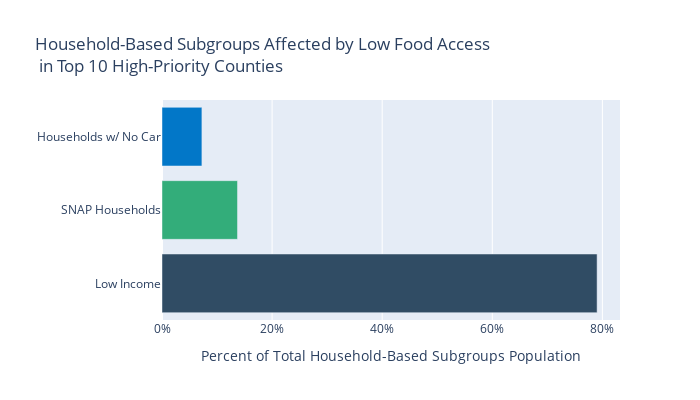
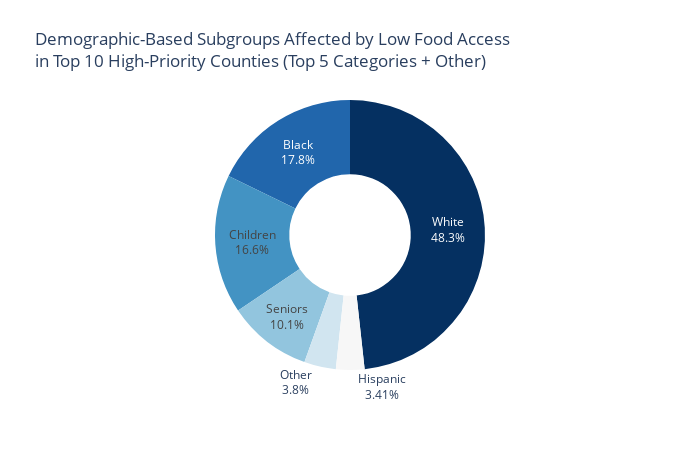

The cell these charts' notebook holds for them, in order:
### Code cell
#visualization 2: subgroup analysis for the top 10 counties, where we group the subgroups into household demographics
#and other demographics

#horizontal bar chart for household-based graph
fig_household = px.bar(
    household_groups.sort_values("Percent", ascending=True),
    x="Percent",
    y="Subgroup",
    orientation="h",
    color="Subgroup",
    color_discrete_sequence=["#0277C8", "#33AD7A", "#304C64"],
    title="Household-Based Subgroups Affected by Low Food Access<br> in Top 10 High-Priority Counties"
)
fig_household.update_layout(
    height=400,
    width=700,
    xaxis_title="Percent of Total Household-Based Subgroups Population",
    yaxis_title="",
    legend_title="Subgroup",
    showlegend=False,
    xaxis=dict(ticksuffix="%"),
    font=dict(size=12)
)
fig_household.show()

#get the top 5 demographic subgroups and then group the non-top 5 into "other" for easier
#readability of the 2nd graph
top5 = demographic_groups.head(5).copy()
other_sum = demographic_groups.iloc[5:]["Count"].sum()
top5.loc[len(top5)] = ["Other", other_sum]
top5["Percent"] = top5["Count"] / top5["Count"].sum() * 100

#donut chart for demographic-based (top 5 + other)
fig_demo = px.pie(
    top5,
    names="Subgroup",
    values="Count",
    hole=0.45,
    color_discrete_sequence=px.colors.diverging.RdBu_r,
    title="Demographic-Based Subgroups Affected by Low Food Access <br>in Top 10 High-Priority Counties (Top 5 Categories + Other)"
)
fig_demo.update_traces(
    textinfo="label+percent",
    insidetextorientation="horizontal"
)
fig_demo.update_layout(
    height=450,
    width=700,
    showlegend=False,
    title_y=0.9,
    font=dict(size=12)
)
fig_demo.show()

### Figure 1 — Plotly figure (JSON) as saved in the notebook; plotly's stock layout.template omitted (floating-point values rounded to 4 significant figures)
{"data": [{"hovertemplate": "Subgroup=%{y}<br>Percent=%{x}<extra></extra>", "legendgroup": "Households w/ No Car", "marker": {"color": "#0277C8", "pattern": {"shape": ""}}, "name": "Households w/ No Car", "orientation": "h", "showlegend": true, "textposition": "auto", "type": "bar", "x": [7.248], "xaxis": "x", "y": ["Households w/ No Car"], "yaxis": "y"}, {"hovertemplate": "Subgroup=%{y}<br>Percent=%{x}<extra></extra>", "legendgroup": "SNAP Households", "marker": {"color": "#33AD7A", "pattern": {"shape": ""}}, "name": "SNAP Households", "orientation": "h", "showlegend": true, "textposition": "auto", "type": "bar", "x": [13.71], "xaxis": "x", "y": ["SNAP Households"], "yaxis": "y"}, {"hovertemplate": "Subgroup=%{y}<br>Percent=%{x}<extra></extra>", "legendgroup": "Low Income", "marker": {"color": "#304C64", "pattern": {"shape": ""}}, "name": "Low Income", "orientation": "h", "showlegend": true, "textposition": "auto", "type": "bar", "x": [79.04], "xaxis": "x", "y": ["Low Income"], "yaxis": "y"}], "layout": {"barmode": "relative", "font": {"size": 12}, "height": 400, "legend": {"title": {"text": "Subgroup"}, "tracegroupgap": 0}, "showlegend": false, "title": {"text": "Household-Based Subgroups Affected by Low Food Access<br> in Top 10 High-Priority Counties"}, "width": 700, "xaxis": {"anchor": "y", "domain": [0, 1], "ticksuffix": "%", "title": {"text": "Percent of Total Household-Based Subgroups Population"}}, "yaxis": {"anchor": "x", "categoryarray": ["Low Income", "SNAP Households", "Households w/ No Car"], "categoryorder": "array", "domain": [0, 1], "title": {"text": ""}}}}

### Figure 2 — Plotly figure (JSON) as saved in the notebook; plotly's stock layout.template omitted (floating-point values rounded to 4 significant figures)
{"data": [{"domain": {"x": [0, 1], "y": [0, 1]}, "hole": 0.45, "hovertemplate": "Subgroup=%{label}<br>Count=%{value}<extra></extra>", "insidetextorientation": "horizontal", "labels": ["White", "Black", "Children", "Seniors", "Hispanic", "Other"], "legendgroup": "", "name": "", "showlegend": true, "textinfo": "label+percent", "type": "pie", "values": [857400.0, 316100.0, 295600.0, 179000.0, 60530.0, 67570.0]}], "layout": {"font": {"size": 12}, "height": 450, "legend": {"tracegroupgap": 0}, "piecolorway": ["rgb(5,48,97)", "rgb(33,102,172)", "rgb(67,147,195)", "rgb(146,197,222)", "rgb(209,229,240)", "rgb(247,247,247)", "rgb(253,219,199)", "rgb(244,165,130)", "rgb(214,96,77)", "rgb(178,24,43)", "rgb(103,0,31)"], "showlegend": false, "title": {"text": "Demographic-Based Subgroups Affected by Low Food Access <br>in Top 10 High-Priority Counties (Top 5 Categories + Other)", "y": 0.9}, "width": 700}}
